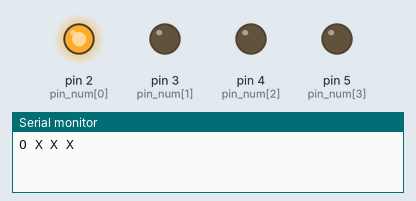
Simulated run of this sketch. Board: Arduino Uno, built with avr-gcc and run on an emulated ATmega328P. Parts: output pins drawn as LEDs (lit = HIGH), the last lines printed to the serial monitor.

Above: at 0.5 s.
At 2.5 s:
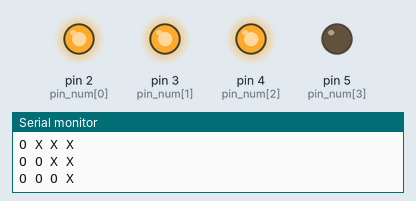
At 3.5 s:
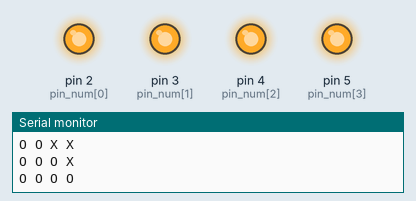
At 5.5 s:
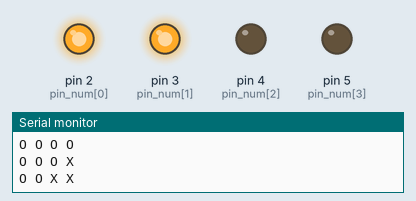
Timing chart, 0 to 6.9 s (numbered marks = the images above):
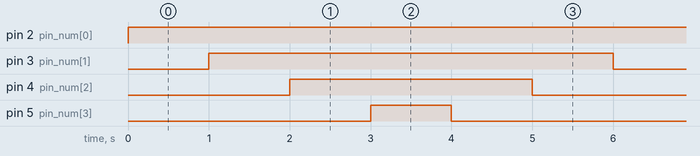

The sketch:

HW3_201924451.ino
```cpp
/*
 * 201924451_김태훈_HW3_동작 영상1
 * 201924451_김태훈_HW3_동작 영상2
 */
int pin_num[]={2,3,4,5};
int i,j;

void setup() {
  // put your setup code here, to run once:
  Serial.begin(9600);
  for(i=0;i<4;++i){
    pinMode(pin_num[i],OUTPUT);
    digitalWrite(pin_num[i],LOW);
  }
}

void loop() {
  // put your main code here, to run repeatedly:
  int pattern=1, index=0, shift=0;
  boolean is_on;
  for(i=0;i<6;++i){//0 1 2 3 2 1
    if(index<4)
      shift=index;
    else
      shift=6-index;

    for(j=0;j<shift;++j){
      pattern = (pattern<<1) | 0x01; //0b0001->0b0011,0b0111,0b1111
    }

    for(j=0;j<4;++j){
      is_on = pattern & (0x01 <<j);//pattern에서 on/off 추출
      if(is_on){
        digitalWrite(pin_num[j],HIGH);
        Serial.print("O ");
      }
      else{
        digitalWrite(pin_num[j],LOW);
        Serial.print("X ");
      }
    }
    Serial.println();
    pattern=1;
    index++;
    delay(1000);
  }
}
```

Measured:
- by itself, pin 2 (pin_num[0]): LOW → HIGH at 0.00 s
- by itself, pin 3 (pin_num[1]): alternates HIGH for 5.0 s and LOW for 1.0 s
- by itself, pin 4 (pin_num[2]): alternates HIGH for 3.0 s and LOW for 3.0 s
- by itself, pin 5 (pin_num[3]): alternates HIGH for 1.0 s and LOW for 5.0 s
